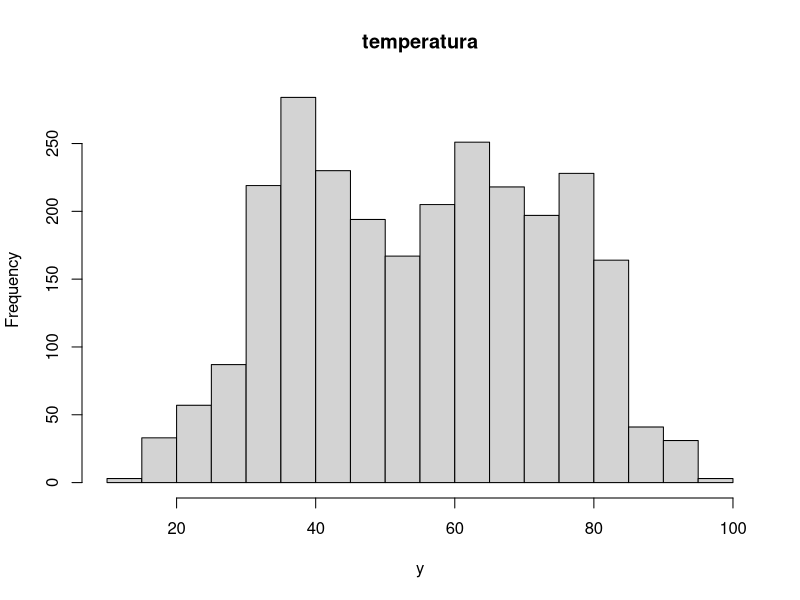
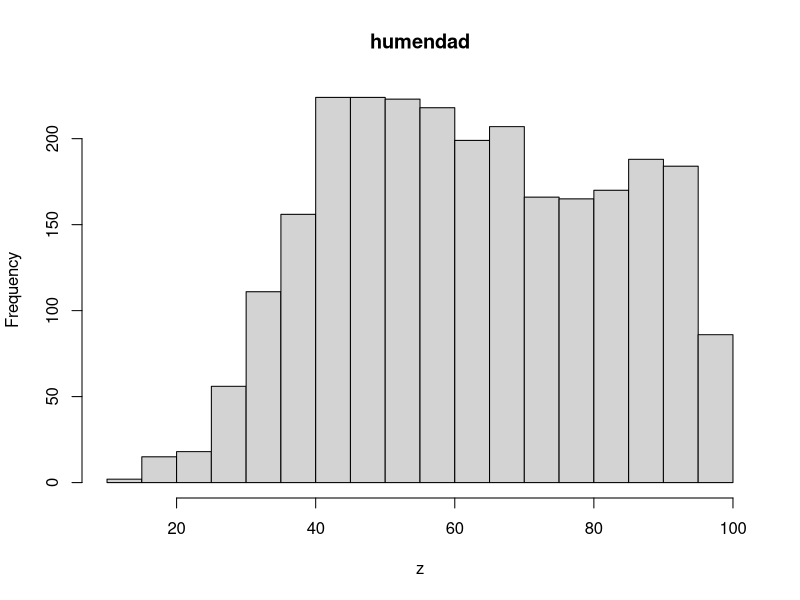
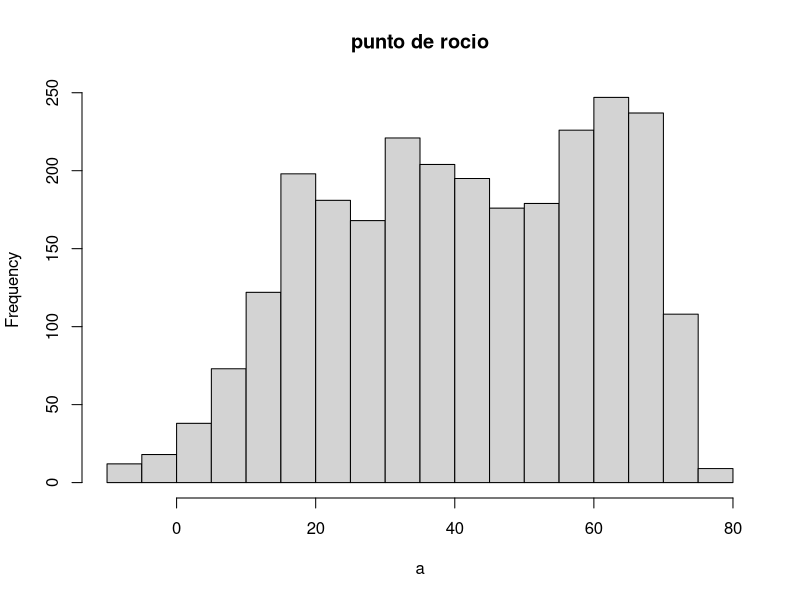
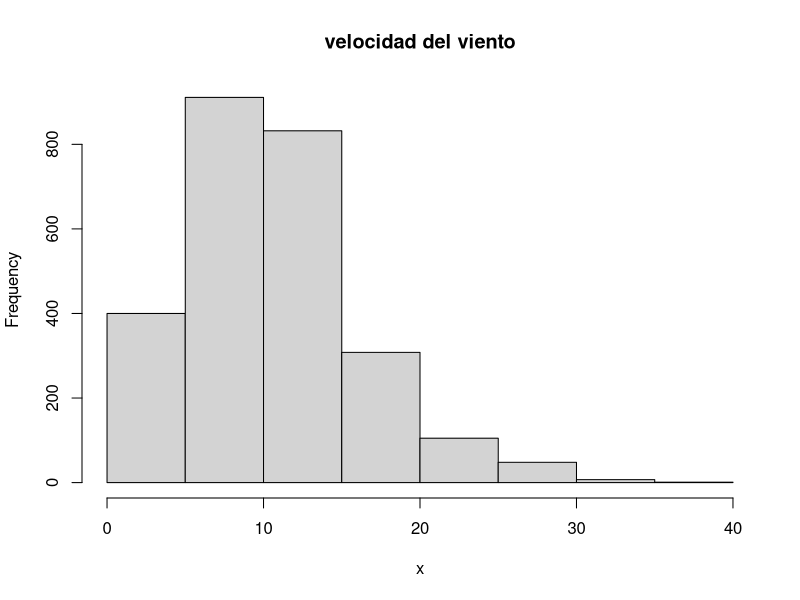

Reproduce these figures in R, in order.
# nombre del archivo a mandar por correo:
# nombre_apellido_inferencia_profesor.R
# ejemplo:
# juan_perez_estadistica_mayer.R

# No olvide ejecutar las líneas 6 y 11 antes de empezar el resto del trabajo

library(readxl)


# 1. Use la función read_excel para cargar los datos que se encuentran en el archivo excel datos_ie.xlsx
misdatos <- read_excel("datos_ie.xlsx")


# 2. Para la variable "velocidad_viento", que es una de las columnas de los datos 
# que acaba de cargar, encuentre lo siguiente usando la función quantile:
# 2.1 el cuantil 0.025 (2 pto)

x <- misdatos$velocidad_viento

quantile ( x,(0.25))

# 2.2 la mediana (2 pto)

median (x)

# 2.3 el cuantil 0.975 (2 pto)

quantile ( x,(0.975))

# Nota la función quantile es la que calcula cuantiles de un vector. Por ejemplo si el vector se llama x y
# queremos calcular el cuantil 37 escribiremos en R quantile(x, 0.37)
quantile(x, 0.37)


# 3. Para la variable "temperatura" compute lo siguiente

y <- misdatos$temperatura

# 3.1 la media (2 pto)

mean(y)

# 3.2 la desviación estandar    (2 pto)

sd (y)

# 3.3 la cantidad de observaciones (n)   (2 pto)

#en la parte donde estan las varibles y sus decripciones dice
# n =2612

# 3.4 la desviación estandar, dividida por la raíz de n  (2 pto)

r<- sqrt(2612)
sd  (y) /r


# 4. Grafique los histogramas de estas cuatro variables: temperatura, humedad,
# punto_rocio y velocidad_viento. Puede usar cualquier función y paquete de R (4 pts)


# x es velocidadn del viento 
#y es temperatra
z<- misdatos$humedad
a<- misdatos$punto_rocio

hist (y, main= "temperatura")
hist (z, main= "humendad")
hist (a, main="punto de rocio")
hist (x, main= "velocidad del viento")


# 5. Use el comando pnorm, para encontrar la probabilidad de que una
# variable aleatoria normal estándard esté entre 
# -1 y 1.2, es decir, encontrar P(-1 <= z <= 1.2)
# Nota, el comando pnorm asume por defecto que nuestra normal
# es estándar. (2 pto)

N<- pnorm


